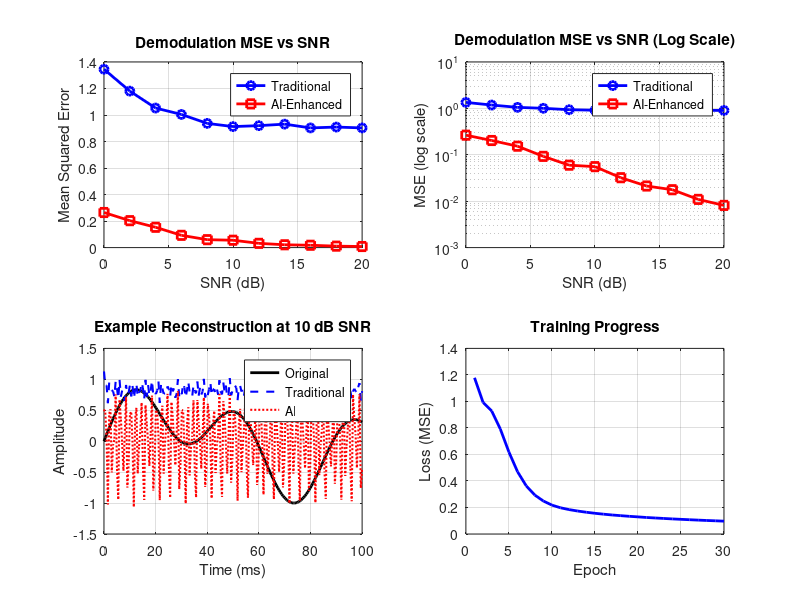

Reproduce this figure in MATLAB.
%% AI-Based Demodulation Enhancement
% ECE 342 Project - Spring 2026
% AI Enhancement for AM Demodulation under Noisy Conditions
%
% This script implements a neural network for improved demodulation
% (No Communications Toolbox required; works with or without Deep Learning Toolbox)

clear all; close all; clc;

fprintf('=== AI-BASED DEMODULATION ENHANCEMENT ===\n');
fprintf('ECE 342 Project - Spring 2026\n\n');

%% ========================================================================
% Helper: Add AWGN without Communications Toolbox
% ========================================================================
function y_noisy = add_awgn(y, snr_db, ~)
    signal_power = mean(y.^2);
    noise_power = signal_power / (10^(snr_db/10));
    noise = sqrt(noise_power) * randn(size(y));
    y_noisy = y + noise;
end

%% ========================================================================
% PARAMETERS
% ========================================================================
fs = 100e3;       % Sampling frequency
fc = 10e3;        % Carrier frequency
T = 0.1;          % Duration
t = 0:1/fs:T-1/fs; % Time vector
N = length(t);

% Message parameters
frequencies = [300, 500, 800, 1200, 1500];
snr_range = 0:2:20;  % dB
num_trials = 50;

fprintf('AI Demodulation Enhancement for AM\n');
fprintf('====================================\n');

%% ========================================================================
% DATA GENERATION
% ========================================================================
fprintf('Generating training dataset...\n');

num_train = 5000;
num_test = 1000;
sequence_length = 200;

% ---------- FIX: Safe downsample factor ----------
if sequence_length > N
    error('sequence_length (%d) cannot exceed signal length N (%d). Increase T or reduce sequence_length.', sequence_length, N);
end
downsample_factor = floor(N / sequence_length);
if downsample_factor < 1
    downsample_factor = 1;
end
if downsample_factor * sequence_length > N
    downsample_factor = downsample_factor - 1;
end
% -------------------------------------------------
fprintf('Downsampling factor: %d -> output length %d\n', downsample_factor, sequence_length);

X_train = zeros(num_train, sequence_length);
y_train = zeros(num_train, sequence_length);
X_test  = zeros(num_test,  sequence_length);
y_test  = zeros(num_test,  sequence_length);

% Training data
for i = 1:num_train
    m = zeros(1, N);
    num_tones = randi([1,3]);
    tone_indices = randperm(length(frequencies), num_tones);
    for f = frequencies(tone_indices)
        m = m + rand()*sin(2*pi*f*t + rand()*2*pi);
    end
    m = m / max(abs(m));
    m_am = 0.5 + 0.5*m;
    
    s_AM = (1 + 0.5*m_am) .* cos(2*pi*fc*t);
    snr_db = snr_range(randi(length(snr_range)));
    s_noisy = add_awgn(s_AM, snr_db, 'measured');
    
    m_down = downsample(m, downsample_factor);
    s_down = downsample(s_noisy, downsample_factor);
    X_train(i, :) = s_down(1:sequence_length);
    y_train(i, :) = m_down(1:sequence_length);
end

% Test data
rng(42);
for i = 1:num_test
    m = zeros(1, N);
    num_tones = randi([1,3]);
    tone_indices = randperm(length(frequencies), num_tones);
    for f = frequencies(tone_indices)
        m = m + rand()*sin(2*pi*f*t + rand()*2*pi);
    end
    m = m / max(abs(m));
    m_am = 0.5 + 0.5*m;
    
    s_AM = (1 + 0.5*m_am) .* cos(2*pi*fc*t);
    snr_db = snr_range(randi(length(snr_range)));
    s_noisy = add_awgn(s_AM, snr_db, 'measured');
    
    m_down = downsample(m, downsample_factor);
    s_down = downsample(s_noisy, downsample_factor);
    X_test(i, :) = s_down(1:sequence_length);
    y_test(i, :) = m_down(1:sequence_length);
end

fprintf('Training samples: %d, Test samples: %d\n', num_train, num_test);
fprintf('Input sequence length: %d\n', sequence_length);

%% ========================================================================
% DEEP LEARNING MODEL
% ========================================================================
fprintf('\nBuilding Neural Network...\n');
loss_history = [];

if ~isempty(which('trainNetwork'))
    fprintf('Using MATLAB Deep Learning Toolbox (feedforward network)\n');
    
    layers = [
        featureInputLayer(sequence_length, 'Normalization', 'none')
        fullyConnectedLayer(256)
        reluLayer
        dropoutLayer(0.2)
        fullyConnectedLayer(128)
        reluLayer
        fullyConnectedLayer(sequence_length)
        regressionLayer
    ];
    
    try
        net = trainNetwork(X_train, y_train, layers, ...
            trainingOptions('adam', ...
            'MaxEpochs', 30, ...
            'MiniBatchSize', 64, ...
            'InitialLearnRate', 1e-3, ...
            'Plots', 'training-progress', ...
            'Verbose', true));
        loss_history = 1:30; % placeholder
    catch ME
        fprintf('Training failed: %s\n', ME.message);
        fprintf('Falling back to custom network.\n');
        net = [];
    end
else
    fprintf('Deep Learning Toolbox not available. Using custom network.\n');
    net = [];
end

%% ========================================================================
% CUSTOM NEURAL NETWORK (FALLBACK)
% ========================================================================
if isempty(net)
    fprintf('\n=== TRAINING CUSTOM NETWORK ===\n');
    
    input_size = sequence_length;
    hidden_size = 128;
    output_size = sequence_length;
    
    W1 = randn(input_size, hidden_size) * sqrt(2/input_size);
    b1 = zeros(1, hidden_size);
    W2 = randn(hidden_size, hidden_size) * sqrt(2/hidden_size);
    b2 = zeros(1, hidden_size);
    W3 = randn(hidden_size, output_size) * sqrt(2/hidden_size);
    b3 = zeros(1, output_size);
    
    relu = @(x) max(0, x);
    relu_grad = @(x) double(x > 0);
    
    learning_rate = 0.001;
    epochs = 30;
    batch_size = 64;
    num_batches = floor(num_train / batch_size);
    
    % Normalize
    X_mean = mean(X_train(:));
    X_std = std(X_train(:));
    X_train_norm = (X_train - X_mean) / X_std;
    y_mean = mean(y_train(:));
    y_std = std(y_train(:));
    y_train_norm = (y_train - y_mean) / y_std;
    
    loss_history = [];
    for epoch = 1:epochs
        epoch_loss = 0;
        indices = randperm(num_train);
        for batch = 1:num_batches
            batch_idx = indices((batch-1)*batch_size + 1:batch*batch_size);
            X_batch = X_train_norm(batch_idx, :);
            y_batch = y_train_norm(batch_idx, :);
            
            % Forward
            z1 = X_batch * W1 + b1;
            a1 = relu(z1);
            z2 = a1 * W2 + b2;
            a2 = relu(z2);
            z3 = a2 * W3 + b3;
            y_pred = z3;
            
            loss = mean((y_pred - y_batch).^2, 'all');
            epoch_loss = epoch_loss + loss;
            
            % Backward
            delta3 = 2 * (y_pred - y_batch) / batch_size;
            dW3 = a2' * delta3;
            db3 = sum(delta3, 1);
            
            delta2 = (delta3 * W3') .* relu_grad(z2);
            dW2 = a1' * delta2;
            db2 = sum(delta2, 1);
            
            delta1 = (delta2 * W2') .* relu_grad(z1);
            dW1 = X_batch' * delta1;
            db1 = sum(delta1, 1);
            
            % Update
            W3 = W3 - learning_rate * dW3;
            b3 = b3 - learning_rate * db3;
            W2 = W2 - learning_rate * dW2;
            b2 = b2 - learning_rate * db2;
            W1 = W1 - learning_rate * dW1;
            b1 = b1 - learning_rate * db1;
        end
        avg_loss = epoch_loss / num_batches;
        loss_history = [loss_history, avg_loss];
        if mod(epoch,5)==0
            fprintf('Epoch %d/%d, Loss: %.4f\n', epoch, epochs, avg_loss);
        end
    end
    fprintf('Custom training complete!\n');
end

%% ========================================================================
% PERFORMANCE EVALUATION
% ========================================================================
fprintf('\n=== EVALUATING MODEL PERFORMANCE ===\n');

mse_traditional = zeros(length(snr_range), 1);
mse_ai = zeros(length(snr_range), 1);

for snr_idx = 1:length(snr_range)
    snr_db = snr_range(snr_idx);
    trial_mse_trad = 0;
    trial_mse_ai = 0;
    
    for trial = 1:num_trials
        % Generate test signal
        m = zeros(1, N);
        num_tones = randi([1,3]);
        tone_indices = randperm(length(frequencies), num_tones);
        for f = frequencies(tone_indices)
            m = m + rand()*sin(2*pi*f*t + rand()*2*pi);
        end
        m = m / max(abs(m));
        m_am = 0.5 + 0.5*m;
        
        s_AM = (1 + 0.5*m_am) .* cos(2*pi*fc*t);
        s_noisy = add_awgn(s_AM, snr_db, 'measured');
        
        % Traditional envelope detector
        s_demod_trad = abs(s_noisy);
        [b, a] = butter(5, 2e3/(fs/2), 'low');
        s_demod_trad = filtfilt(b, a, s_demod_trad);
        
        m_down = downsample(m, downsample_factor);
        trad_down = downsample(s_demod_trad, downsample_factor);
        m_down = m_down(1:sequence_length);
        trad_down = trad_down(1:sequence_length);
        trial_mse_trad = trial_mse_trad + mean((trad_down - m_down).^2);
        
        % AI Demodulation
        if isempty(net)  % custom network
            s_input = (s_noisy - X_mean) / X_std;
            s_down = downsample(s_input, downsample_factor);
            s_down = s_down(1:sequence_length);
            s_down = reshape(s_down, 1, sequence_length);
            z1 = relu(s_down * W1 + b1);
            z2 = relu(z1 * W2 + b2);
            ai_demod = (z2 * W3 + b3) * y_std + y_mean;
            trial_mse_ai = trial_mse_ai + mean((ai_demod - m_down).^2);
        else  % MATLAB network
            s_down = downsample(s_noisy, downsample_factor);
            s_down = s_down(1:sequence_length);
            ai_demod = predict(net, s_down);
            trial_mse_ai = trial_mse_ai + mean((ai_demod - m_down).^2);
        end
    end
    
    mse_traditional(snr_idx) = trial_mse_trad / num_trials;
    mse_ai(snr_idx) = trial_mse_ai / num_trials;
    fprintf('SNR: %d dB, Traditional MSE: %.4f, AI MSE: %.4f\n', ...
        snr_db, mse_traditional(snr_idx), mse_ai(snr_idx));
end

%% ========================================================================
% PLOT RESULTS
% ========================================================================
figure(8); set(gcf, 'Name', 'AI Demodulation Performance');
subplot(2,2,1);
plot(snr_range, mse_traditional, 'b-o', 'LineWidth', 2);
hold on;
plot(snr_range, mse_ai, 'r-s', 'LineWidth', 2);
xlabel('SNR (dB)');
ylabel('Mean Squared Error');
title('Demodulation MSE vs SNR');
legend('Traditional', 'AI-Enhanced');
grid on;

subplot(2,2,2);
semilogy(snr_range, mse_traditional, 'b-o', 'LineWidth', 2);
hold on;
semilogy(snr_range, mse_ai, 'r-s', 'LineWidth', 2);
xlabel('SNR (dB)');
ylabel('MSE (log scale)');
title('Demodulation MSE vs SNR (Log Scale)');
legend('Traditional', 'AI-Enhanced');
grid on;

% Example reconstruction at 10 dB SNR
subplot(2,2,3);
m_example = zeros(1, N);
for f = [500, 1200]
    m_example = m_example + sin(2*pi*f*t);
end
m_example = m_example / max(abs(m_example));
m_am_example = 0.5 + 0.5*m_example;
s_AM_example = (1 + 0.5*m_am_example) .* cos(2*pi*fc*t);
s_noisy_example = add_awgn(s_AM_example, 10, 'measured');

% Traditional
s_demod_trad = abs(s_noisy_example);
[b, a] = butter(5, 2e3/(fs/2), 'low');
s_demod_trad = filtfilt(b, a, s_demod_trad);
s_demod_trad = downsample(s_demod_trad, downsample_factor);
s_demod_trad = s_demod_trad(1:sequence_length);

% AI
if ~isempty(net)
    s_down = downsample(s_noisy_example, downsample_factor);
    s_down = s_down(1:sequence_length);
    s_demod_ai = predict(net, s_down);
else
    s_down = (downsample(s_noisy_example, downsample_factor) - X_mean) / X_std;
    s_down = s_down(1:sequence_length);
    s_down = reshape(s_down, 1, sequence_length);
    z1 = relu(s_down * W1 + b1);
    z2 = relu(z1 * W2 + b2);
    s_demod_ai = (z2 * W3 + b3) * y_std + y_mean;
end

t_ds = linspace(0, T, sequence_length);
plot(t_ds*1000, m_example(1:sequence_length), 'k-', 'LineWidth', 2);
hold on;
plot(t_ds*1000, s_demod_trad, 'b--', 'LineWidth', 1.5);
plot(t_ds*1000, s_demod_ai, 'r:', 'LineWidth', 1.5);
xlabel('Time (ms)');
ylabel('Amplitude');
title('Example Reconstruction at 10 dB SNR');
legend('Original', 'Traditional', 'AI');
grid on;

% Training loss
subplot(2,2,4);
if ~isempty(loss_history)
    plot(loss_history, 'b-', 'LineWidth', 2);
    xlabel('Epoch');
    ylabel('Loss (MSE)');
    title('Training Progress');
else
    text(0.5, 0.5, 'No training loss data', 'HorizontalAlignment', 'center');
    axis off;
end
grid on;

fprintf('\n=== COMPLETE ===\n');
fprintf('AI Demodulation training and evaluation complete.\n');
fprintf('Figure 8 shows MSE comparison and example reconstructions.\n');

%% ========================================================================
% SAVE TRAINED MODEL FOR PERFORMANCE EVALUATION
% ========================================================================
if ~isempty(net)
    % Deep Learning Toolbox model
    trained_model.net = net;
    trained_model.type = 'deep';
else
    % Custom network weights and normalization parameters
    trained_model.W1 = W1;  trained_model.b1 = b1;
    trained_model.W2 = W2;  trained_model.b2 = b2;
    trained_model.W3 = W3;  trained_model.b3 = b3;
    trained_model.X_mean = X_mean;  trained_model.X_std = X_std;
    trained_model.y_mean = y_mean;  trained_model.y_std = y_std;
    trained_model.type = 'custom';
end
save('ai_trained_model.mat', 'trained_model');
fprintf('Model saved as ai_trained_model.mat\n');
